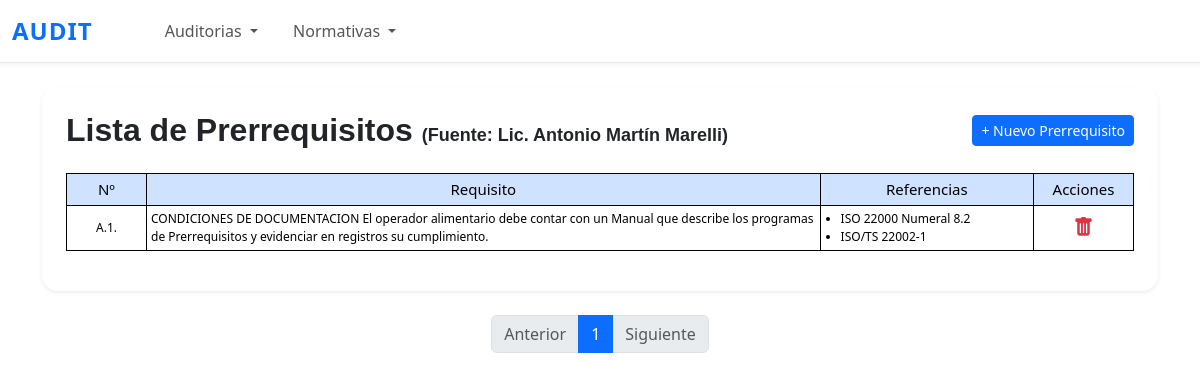
/ppr/lista/, run on an earlier commit of the app's database.
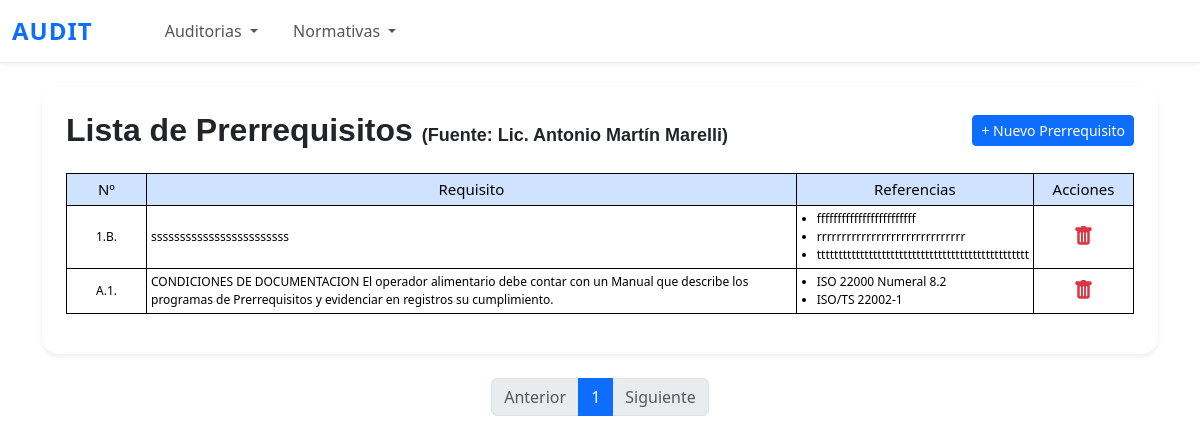
And on a later commit of the database.
### questions/models.py (models this page shows, shortened)
class Ppr(models.Model):
    numero = models.CharField(max_length=5)
    requisito = models.TextField(blank=True, null=True)
    estado = models.BooleanField(default=True)

class Referencia(models.Model):
    prr = models.ForeignKey(Ppr, related_name='referencias', on_delete=models.CASCADE)
    texto = models.CharField(max_length=255)

### questions/views.py (the view)
# urls.py: path('ppr/lista/', lista_ppr, name='lista_ppr'),
def lista_ppr(request):
    pprs = Ppr.objects.prefetch_related('referencias').all().order_by('numero')
    paginator = Paginator(pprs, 5)  # 5 registros por página
    page_number = request.GET.get('page')
    page_obj = paginator.get_page(page_number)
    context = {
        'page_obj': page_obj,
    }
    return render(request, 'questions/lista_ppr.html', context)

### questions/templates/questions/lista_ppr.html (shortened to what this page needs)
{% extends 'questions/base.html' %}
{% load static %}
{% block content %}
<div class="container py-4">
    <div class="bg-white p-4 rounded-4 shadow-sm">
        <div class="d-flex flex-wrap justify-content-between align-items-center mb-4">
            <h2 class="mb-0" style="font-family: 'Montserrat', sans-serif; font-weight: 600;">
                Lista de Prerrequisitos <span style="font-size: 18px; font-family: Arial, Helvetica, sans-serif;">(Fuente: Lic. Antonio Martín Marelli)</span>
            </h2>
            <a href="{% url 'crear_ppr' %}" class="btn btn-primary btn-sm">
                + Nuevo Prerrequisito
            </a>
        </div>
        <div class="table-responsive">
            <table class="table table-bordered table-hover align-middle table-sm small">
                <thead class="table-primary text-center">
                    <tr>
                        <th style="width: 80px;">Nº</th>
                        <th>Requisito</th>
                        <th style="width: 20%">Referencias</th>
                        <th style="width: 100px;">Acciones</th>
                    </tr>
                </thead>
                <tbody>
                    {% for ppr in page_obj %}
                    <tr>
                        <td class="text-center">{{ ppr.numero }}</td>
                        <td>{{ ppr.requisito }}</td>
                        <td>
                            <ul class="mb-0 ps-3">
                                {% for ref in ppr.referencias.all %}
                                    <li>{{ ref.texto }}</li>
                                {% empty %}
                                    <li><em>Sin referencias</em></li>
                                {% endfor %}
                            </ul>
                        </td>
                        <td class="text-center">
                            <a href="#" class="text-danger" title="Eliminar" data-bs-toggle="modal" data-bs-target="#modalEliminar{{ ppr.pk }}">
                                <i class="bi bi-trash-fill fs-5"></i>
                            </a>
                        </td>
                    </tr>
                    {% endfor %}
                </tbody>
            </table>
        </div>
    </div>
</div>
<nav aria-label="Page navigation">
    <ul class="pagination justify-content-center">
      {% if page_obj.has_previous %}
        <li class="page-item">
          <a class="page-link" href="?page={{ page_obj.previous_page_number }}">Anterior</a>
        </li>
      {% else %}
        <li class="page-item disabled">
          <span class="page-link">Anterior</span>
        </li>
      {% endif %}
      {% for num in page_obj.paginator.page_range %}
        {% if page_obj.number == num %}
          <li class="page-item active">
            <span class="page-link">{{ num }}</span>
          </li>
        {% else %}
          <li class="page-item">
            <a class="page-link" href="?page={{ num }}">{{ num }}</a>
          </li>
        {% endif %}
      {% endfor %}
      {% if page_obj.has_next %}
        <li class="page-item">
          <a class="page-link" href="?page={{ page_obj.next_page_number }}">Siguiente</a>
        </li>
      {% else %}
        <li class="page-item disabled">
          <span class="page-link">Siguiente</span>
        </li>
      {% endif %}
    </ul>
  </nav>
{% endblock %}

What changed in the data, as far as the page shows it:
added Ppr: numero "1.B.", requisito "ssssssssssssssssssssssss"
added Referencia: texto "ffffffffffffffffffffffff", shown under "1.B."
added Referencia: texto "rrrrrrrrrrrrrrrrrrrrrrrrrrrrrr", shown under "1.B."
added Referencia: texto "ttttttttttttttttttttttttttttttttttttttttttttttttt", shown under "1.B."
